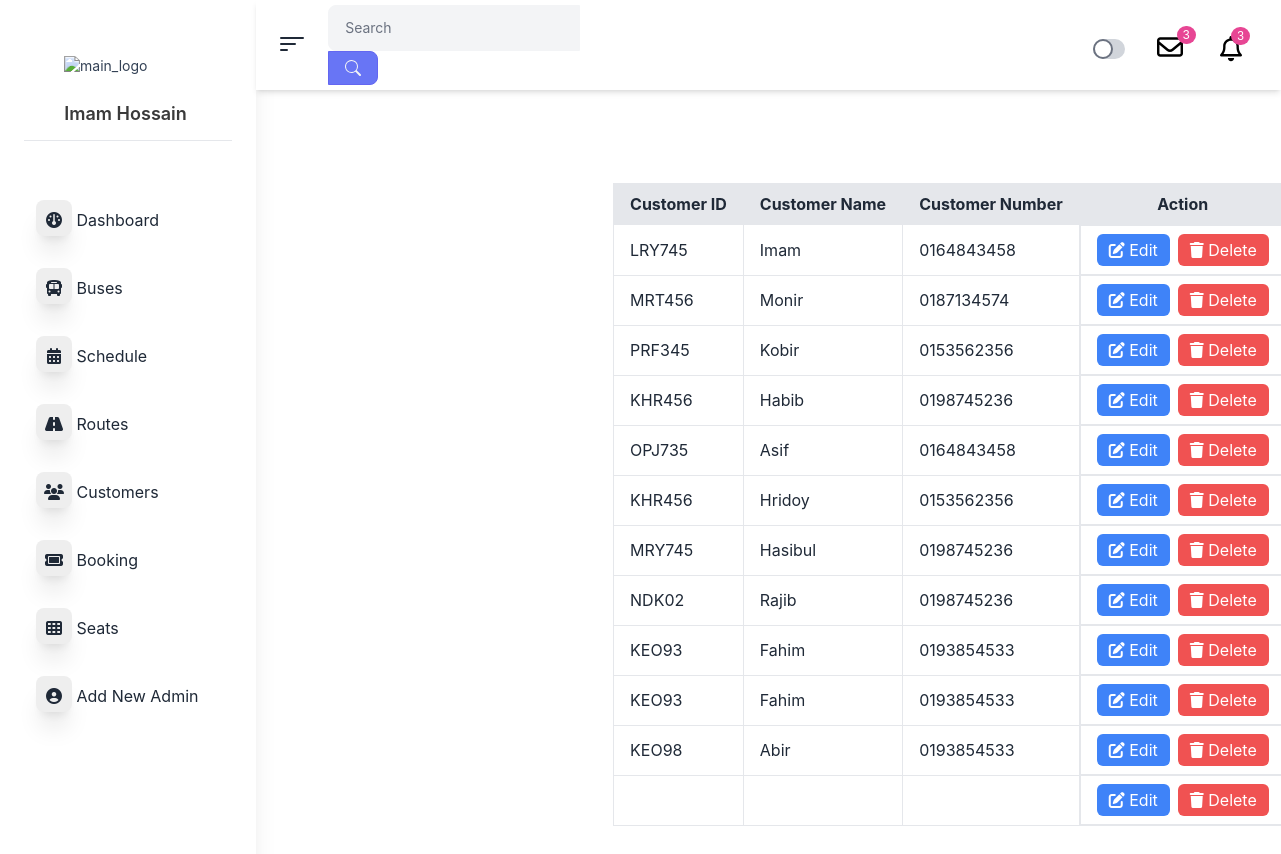
The app's page /AdminPanle/dashboard.php?pages=customar with its own data.
### tables this page shows
CREATE TABLE `bookings` (
  `id` int(11) NOT NULL,
  `customerId` varchar(255) NOT NULL,
  `customerName` varchar(255) NOT NULL,
  `customerNumber` varchar(20) NOT NULL,
  `route` varchar(255) NOT NULL,
  `destination` varchar(255) NOT NULL,
  `selectBus` varchar(50) NOT NULL,
  `seat` text NOT NULL,
  `amount` decimal(10,2) NOT NULL
);

### AdminPanle/pages/customar.php (the view, shortened to what this page needs)
<?php
$conn = mysqli_connect("localhost","root","","shohoz_bus");
?>
<!DOCTYPE html>
<html lang="en">
<head>
    <link href="https://cdn.jsdelivr.net/npm/daisyui@4.12.14/dist/full.min.css" rel="stylesheet" type="text/css" />
    <link href="https://cdn.jsdelivr.net/npm/flowbite@2.5.2/dist/flowbite.min.css" rel="stylesheet" />
    <script src="https://cdn.tailwindcss.com"></script>
</head>
<body>
    <section>
        <div>
            <div class="overflow-x-auto ml-[50%] mt-[10%]  w-full mb-6">
                <table class="min-w-full table-auto border border-collapse">
                    <thead>
                        <tr class="bg-[#e5e7eb]">
                            <th class="border px-4 py-2">Customer ID</th>
                            <th class="border px-4 py-2">Customer Name</th>
                            <th class="border px-4 py-2">Customer Number</th>
                            <th class="border px-4 py-2">Action</th>
                        </tr>
                    </thead>
                    <tbody>
                    <?php
                    $result = mysqli_query($conn, "SELECT * FROM bookings");
                    while ($row = mysqli_fetch_assoc($result)) {
                        echo "<tr class='hover:bg-[#e5e7eb]'>
                                <td class='border px-4 py-2'>{$row['customerId']}</td>
                                <td class='border px-4 py-2'>{$row['customerName']}</td>
                                <td class='border px-4 py-2'>{$row['customerNumber']}</td>
                                <td class='px-4 flex gap-2 py-2 border text-center'>
                                    <button class='text-white rounded-md px-3 py-1 bg-blue-500 edit-button'
                                            data-id='{$row['id']}'
                                            data-name='{$row['customerName']}'
                                            data-number='{$row['customerNumber']}'>
                                        <i class='fas fa-edit'></i> Edit
                                    </button>
                                    <a href='dashboard.php?pages=booking&deleteId={$row['id']}'
                                       class='text-white rounded-md px-3 py-1 bg-red-500'
                                       onclick='return confirm(\"Are you sure you want to delete this booking?\");'>
                                       <i class='fas fa-trash'></i> Delete
                                    </a>
                                </td>
                              </tr>";
                    }
                    ?>
                    </tbody>
                </table>
            </div>
        </div>
    </section>
</body>
</html>

### records on screen
bookings: customerId "LRY745", customerName "Imam", customerNumber "0164843458"
bookings: customerId "MRT456", customerName "Monir", customerNumber "0187134574"
bookings: customerId "PRF345", customerName "Kobir", customerNumber "0153562356"
bookings: customerId "KHR456", customerName "Habib", customerNumber "0198745236"
bookings: customerId "OPJ735", customerName "Asif", customerNumber "0164843458"
bookings: customerId "KHR456", customerName "Hridoy", customerNumber "0153562356"
bookings: customerId "MRY745", customerName "Hasibul", customerNumber "0198745236"
bookings: customerId "NDK02", customerName "Rajib", customerNumber "0198745236"
bookings: customerId "KEO93", customerName "Fahim", customerNumber "0193854533"
bookings: customerId "KEO93", customerName "Fahim", customerNumber "0193854533"
bookings: customerId "KEO98", customerName "Abir", customerNumber "0193854533"
